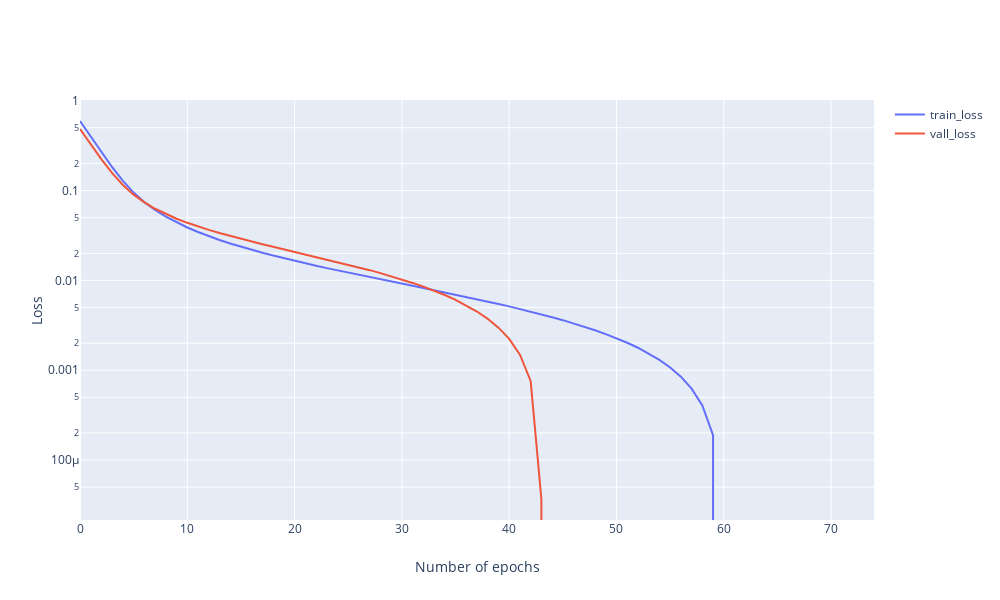

The code cell stored with this chart in its notebook:
### Code cell
# Plot training & validation loss values
fig = go.Figure()
fig.add_trace(go.Scatter(x=list(range(75)), y=history.history['loss'], name='train_loss'))
fig.add_trace(go.Scatter(x=list(range(75)), y=history.history['val_loss'], name='vall_loss'))
fig.update_xaxes(title_text="Number of epochs")
fig.update_yaxes(title_text="Loss")
fig.update_layout(yaxis_type="log",
                  width=1000, 
                  height=600)
fig.show()
